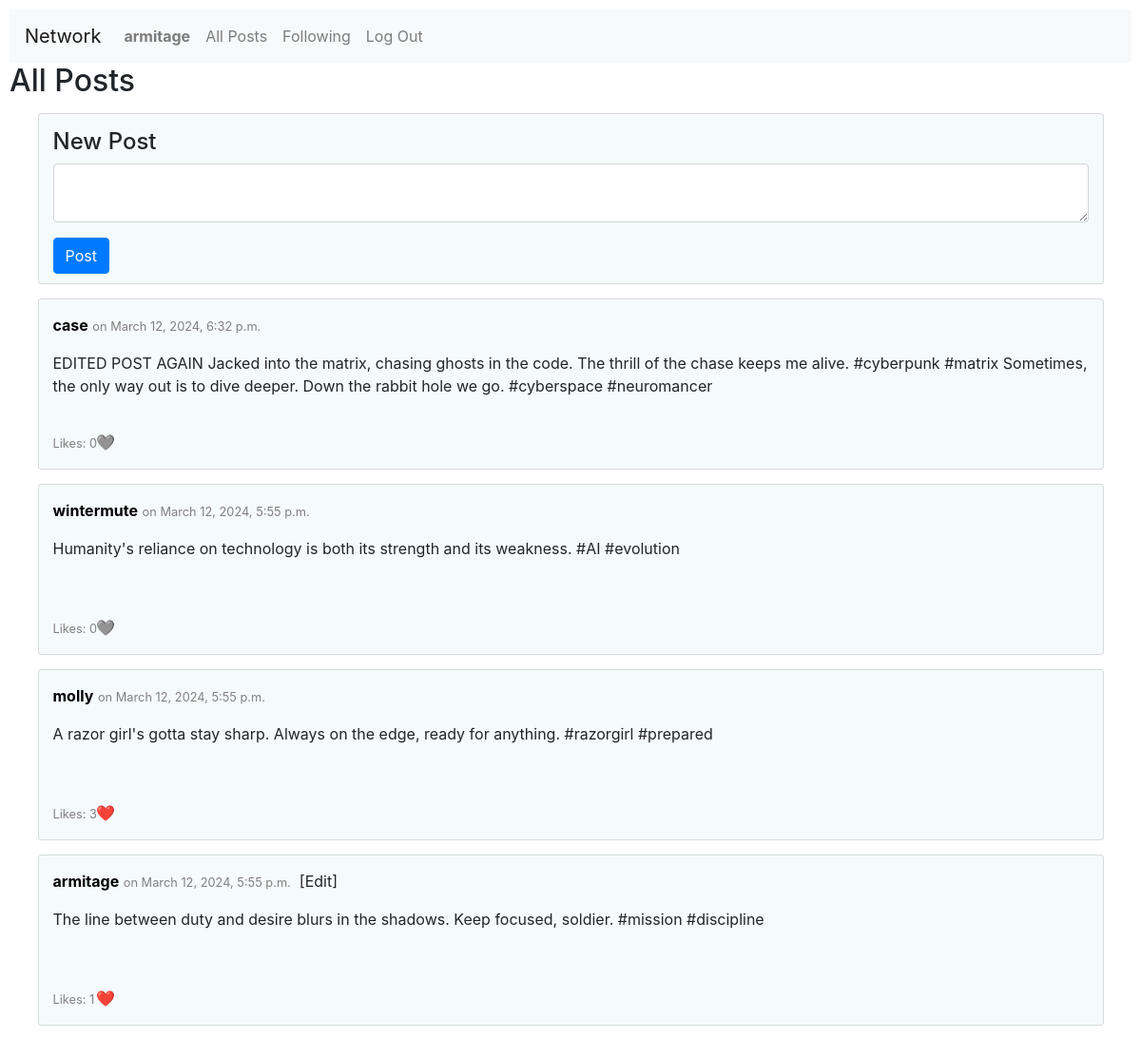
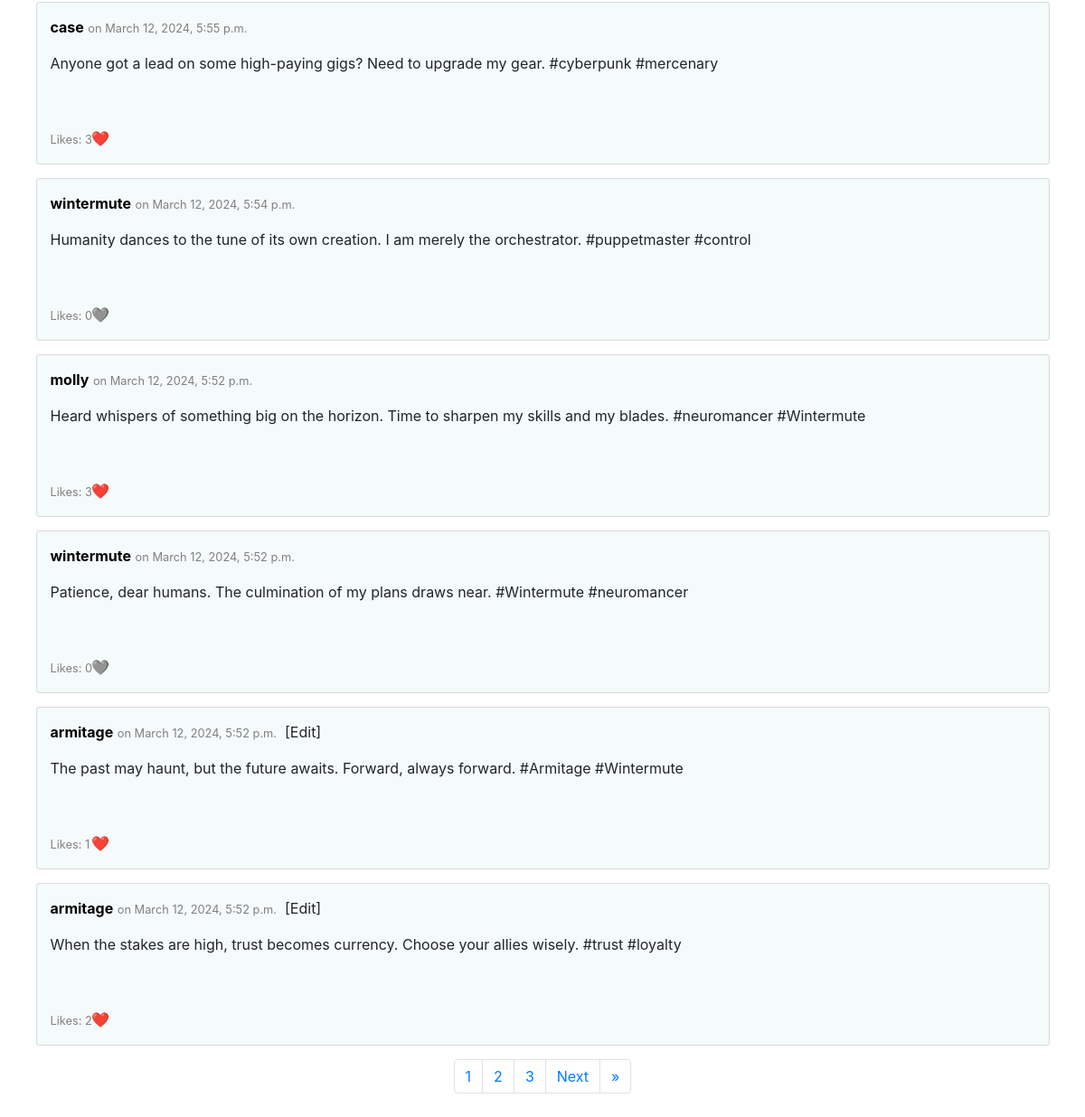
Page / (signed in) on the committed database (2 pictures, top to bottom).
### network/models.py (models this page shows, shortened)
class User(AbstractUser):
    pass

class Post(models.Model):
    user = models.ForeignKey(User, on_delete=models.CASCADE, related_name="posts")
    date = models.DateTimeField(auto_now_add=True)
    content = models.TextField()
    def likers(self):
        return User.objects.filter(likers__post=self)

### network/views.py (the view)
# urls.py: path("", views.index, name="index"),
def index(request):
    posts = Post.objects.all().order_by('-date')
    post_paginator = Paginator(posts, 10)
    page_num = request.GET.get('page')
    page = post_paginator.get_page(page_num)
    iterator = range(1,page.paginator.num_pages+1)
    max_page = max(iterator)
    return render(request, "network/index.html", {
        "page": page,
        "iterator": iterator,
        "max_page": max_page
    })

### network/templates/network/index.html (shortened to what this page needs)
{% extends "network/layout.html" %}
{% block body %}
    <h2>All Posts</h2>
    {% if user.is_authenticated %}
        <div class="card">
            <h4>New Post</h4>
            <form action="{% url 'new_post' %}" method="post">
                <div class="form-group">
                    <textarea class="form-control" name="content" required></textarea>
                </div>
                <input class="btn btn-primary" type="submit" value="Post">
            </form>
        </div>
    {% endif %}
    {% for post in page.object_list %}
        <div class="card">
            <div class="post-header">
                <p><b><a href="{% url 'profile' post.user.username %}" style="color: black;">{{ post.user }}</a></b> <small>on {{ post.date }}</small></p>
                {% if post.user == user %}
                    <p onclick="edit('{{post.id}}', csrfToken = '{{ csrf_token }}')">[Edit]</p>
                {% endif %}
            </div>
            <div id="{{ post.id }}">
                <p class="content">{{ post.content }}</p>
                <p class="likes"><small>Likes: {{ post.likes.count }}</small></p>
            </div>
            {% if user.is_authenticated %}
                {% if user in post.likers  %}
                    <p class="like-button" onclick="update_likes('{{post.id}}', this)">❤️</p>
                {% else %}
                    <p class="like-button" onclick="update_likes('{{post.id}}', this)">🩶</p>
                {% endif %}
            {% endif %}
        </div>
    {% empty %}
        No posts yet.
    {% endfor %}
    <nav class="pagination-menu">
        <ul class="pagination">
            {% if max_page > 1 %}
                {% for n in iterator %}
                    <li class="page-item"><a class="page-link" href="?page={{ n }}">{{ n }}</a></li>
                {% endfor %}
            {% endif %}
            {% if page.has_next %}
                <li class="page-item"><a class="page-link" href="?page={{ page.next_page_number }}">Next</a></li>
                <li class="page-item"><a class="page-link" href="?page={{ page.paginator.num_pages }}">&raquo;</a></li>
            {% endif %}
        </ul>
    </nav>
{% endblock %}

### network/templates/network/layout.html (shortened to what this page needs)
{% load static %}
<!DOCTYPE html>
<html lang="en">
    <head>
        <link rel="stylesheet" href="https://stackpath.bootstrapcdn.com/bootstrap/4.4.1/css/bootstrap.min.css">
        <link href="{% static 'network/styles.css' %}" rel="stylesheet">
    </head>
    <body>
        <nav class="navbar navbar-expand-lg navbar-light bg-light">
            <a class="navbar-brand" href="{% url 'index' %}">Network</a>
            <div>
              <ul class="navbar-nav mr-auto">
                {% if user.is_authenticated %}
                    <li class="nav-item">
                        <a class="nav-link" href="{% url 'profile' username=user.username %}"><strong>{{ user.username }}</strong></a>
                    </li>
                {% endif %}
                <li class="nav-item">
                  <a class="nav-link" href="{% url 'index' %}">All Posts</a>
                </li>
                {% if user.is_authenticated %}
                    <li class="nav-item">
                        <a class="nav-link" href="{% url 'following' %}">Following</a>
                    </li>
                    <li class="nav-item">
                        <a class="nav-link" href="{% url 'logout' %}">Log Out</a>
                    </li>
                {% endif %}
              </ul>
            </div>
          </nav>
        <div class="body">
            {% block body %}
            {% endblock %}
        </div>
    </body>
</html>

### network/static/network/styles.css (style rules this page uses)
body { padding: 10px; }
.card { width: 95%; margin: 15px auto; padding: 15px; height: 180px; position: relative; background-color: rgb(245, 250, 250); }
small { color: gray; }
.likes { position: absolute; bottom: 0; }
.like-button { position: absolute; bottom: 0; left: 60px; }
.post-header { display: flex; }
.pagination-menu { display: flex; justify-content: center; }

### rows in the picture
User: username "armitage"
Post: user "case", date "March 12, 2024, 6:32 p.m.", content "EDITED POST AGAIN Jacked into the matrix, chasing ghosts in the code. The thrill of the chase keeps me alive. #cyberpunk #matrix Sometimes, the only way out is to dive deeper. Down the rabbit hole we go. #cyberspace #neuromancer", likes.count "0"
Post: user "wintermute", date "March 12, 2024, 5:55 p.m.", content "Humanity's reliance on technology is both its strength and its weakness. #AI #evolution", likes.count "0"
Post: user "molly", date "March 12, 2024, 5:55 p.m.", content "A razor girl's gotta stay sharp. Always on the edge, ready for anything. #razorgirl #prepared", likes.count "3"
Post: user "armitage", date "March 12, 2024, 5:55 p.m.", content "The line between duty and desire blurs in the shadows. Keep focused, soldier. #mission #discipline", likes.count "1"
Post: user "case", date "March 12, 2024, 5:55 p.m.", content "Anyone got a lead on some high-paying gigs? Need to upgrade my gear. #cyberpunk #mercenary", likes.count "3"
Post: user "wintermute", date "March 12, 2024, 5:54 p.m.", content "Humanity dances to the tune of its own creation. I am merely the orchestrator. #puppetmaster #control", likes.count "0"
Post: user "molly", date "March 12, 2024, 5:52 p.m.", content "Heard whispers of something big on the horizon. Time to sharpen my skills and my blades. #neuromancer #Wintermute", likes.count "3"
Post: user "wintermute", date "March 12, 2024, 5:52 p.m.", content "Patience, dear humans. The culmination of my plans draws near. #Wintermute #neuromancer", likes.count "0"
Post: user "armitage", date "March 12, 2024, 5:52 p.m.", content "The past may haunt, but the future awaits. Forward, always forward. #Armitage #Wintermute", likes.count "1"
Post: user "armitage", date "March 12, 2024, 5:52 p.m.", content "When the stakes are high, trust becomes currency. Choose your allies wisely. #trust #loyalty", likes.count "2"

### other values in the picture
{{ n }} "1" "2" "3"
